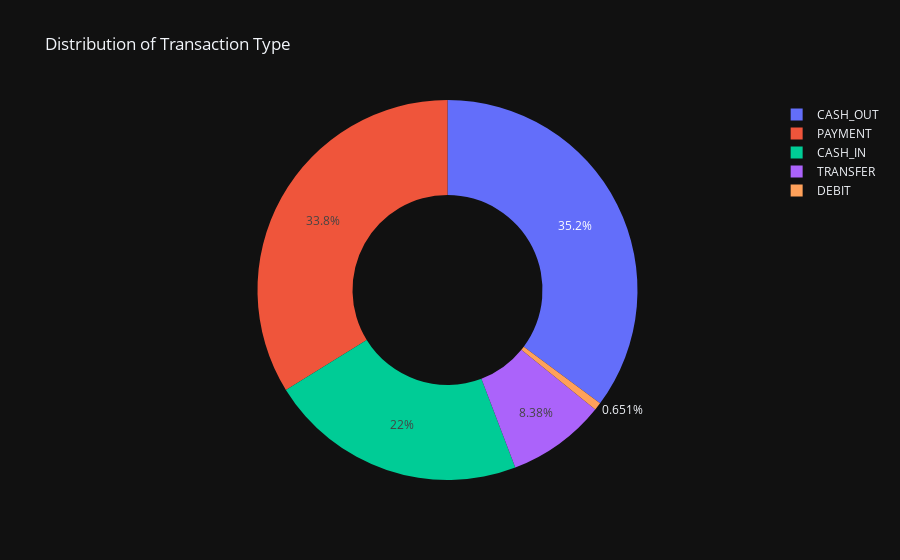

Write notebook code for a chart like this one.
### Code cell
type = data["type"].value_counts()
transactions = type.index
quantity = type.values

import plotly.express as px

figure = px.pie(data, 

             values=quantity, 

             names=transactions,hole = 0.5, 

             title="Distribution of Transaction Type",template='plotly_dark')

figure.show()

### Figure 1 — Plotly figure (JSON) as saved in the notebook; plotly's stock layout.template omitted (floating-point values rounded to 4 significant figures)
{"data": [{"domain": {"x": [0, 1], "y": [0, 1]}, "hole": 0.5, "hovertemplate": "label=%{label}<br>value=%{value}<extra></extra>", "labels": ["CASH_OUT", "PAYMENT", "CASH_IN", "TRANSFER", "DEBIT"], "legendgroup": "", "name": "", "showlegend": true, "type": "pie", "values": [2237500, 2151495, 1399284, 532909, 41432]}], "layout": {"legend": {"tracegroupgap": 0}, "title": {"text": "Distribution of Transaction Type"}}}
